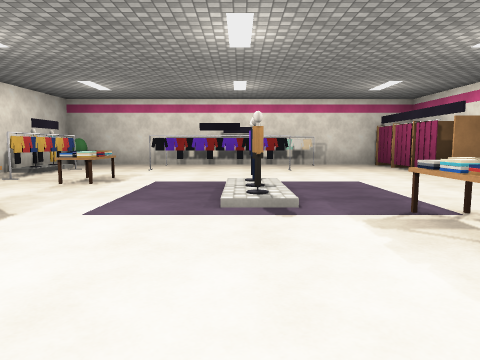
view 1 (above)

15 first-person views from a walk through a 3-D level made in the Unity game engine. The camera is 1.3 m above the floor, tilts 6° down and sees 70° across. The floor is counted in squares, 2 m on a side. Each view is taken from the middle of a square. On the plan, view 1 faces up. The plan holds only what a view shows up to about 10 squares ahead; the rest is blank. Some animated figures are left out. Surface patterns are stand-ins for the level's own textures.

view 2
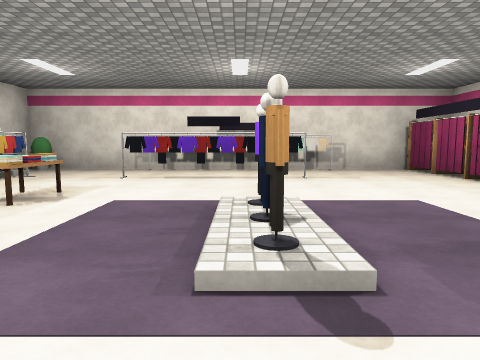

view 3
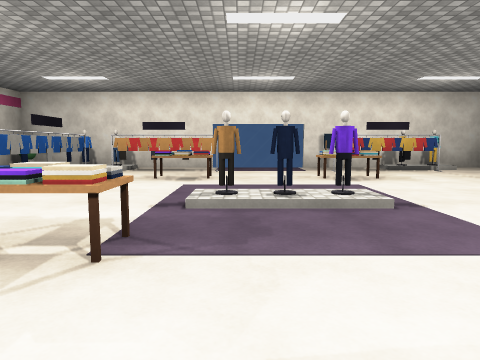

view 4
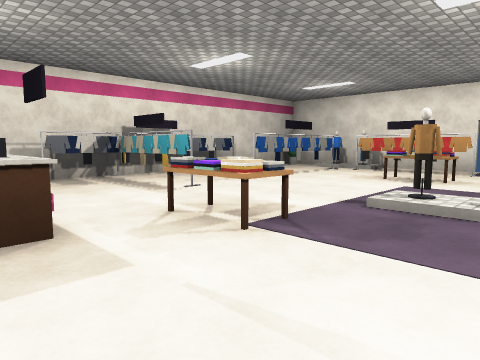

view 5
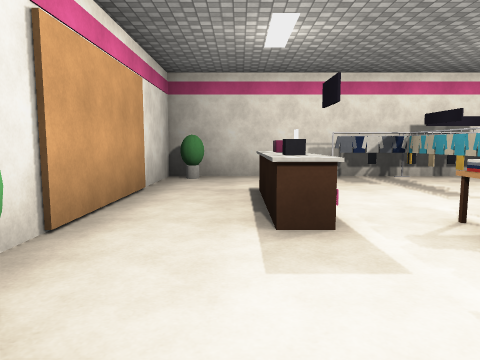

view 6
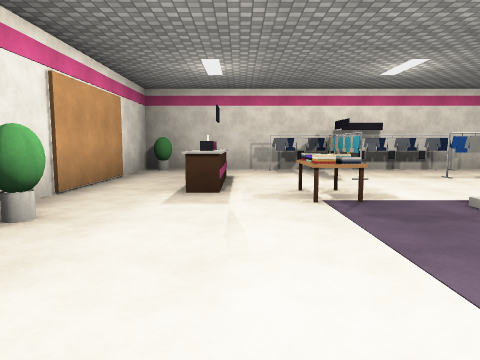

view 7
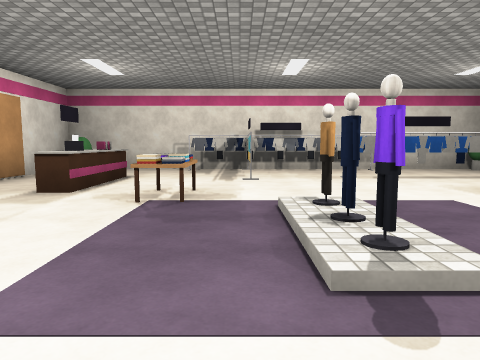

view 8
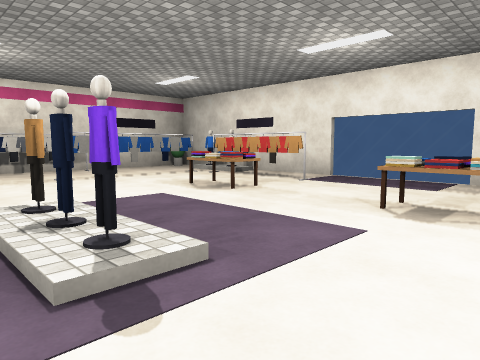

view 9
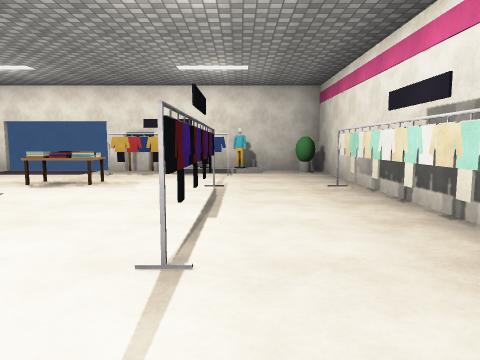

view 10
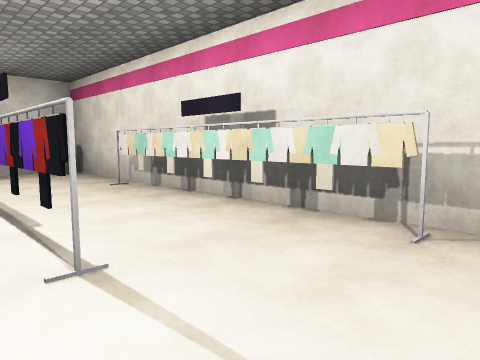

view 11
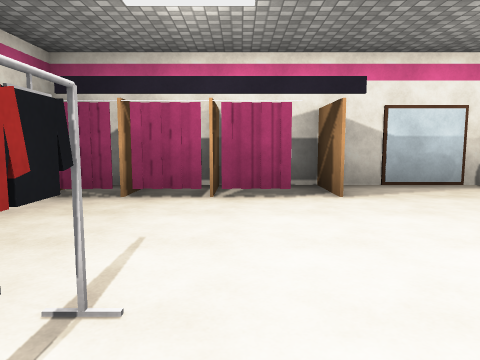

view 12
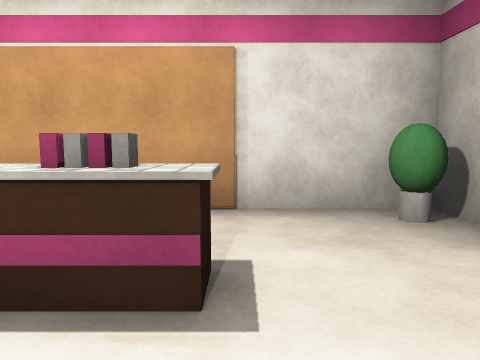

view 13
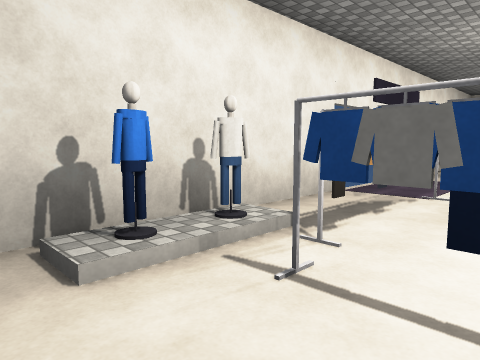

view 14
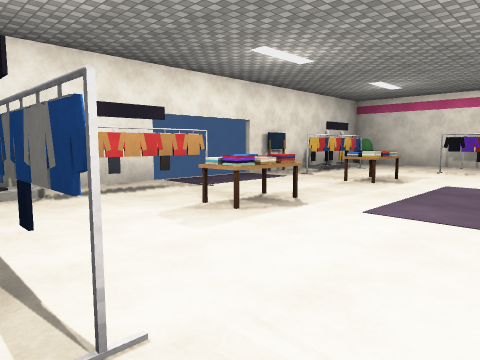

view 15
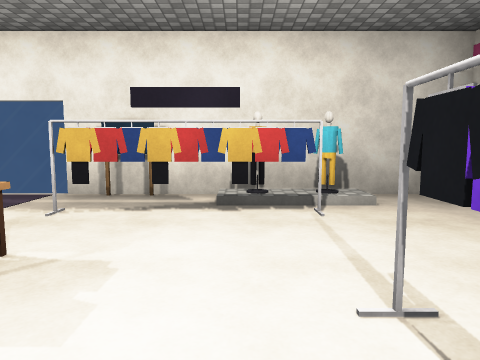

### Floor plan
Points are (right, up) in squares from view 1. A wall is a line through its corners. A room is listed if a view was taken in it or the views show most of it. See-through windows are left out.
Room 1 (views 1, 2, 3, 4, 5, 6, 7, 8, 9, 10, 11, 12, 13, 14, 15)
walls: (4.2, 7.2) (4.2, 10.6); (-5.4, 3.4) (-5.4, -1.6); (4.8, 6.7) (4.1, 6.7); (2.4, -1.9) (5.4, -1.9) (5.4, 7.2); (-5.4, -1.9) (-0.4, -1.9); (4.4, 10.9) (-5.4, 10.9) (-5.4, 5.8)
objects: other object (-5, 0); other object (-5, 1); other object (-5, 9); other object (-4, -1); other object (-4, 0); other object (-4, 1); other object (-4, 2); other object (-4, 3); other object (-4, 4); other object (-4, 5); other object (-4, 6); other object (-4, 7); other object (-4, 8); other object (-4, 9); other object (-4, 10); other object (-3, 0); other object (-3, 1); other object (-3, 3); other object (-3, 6); other object (-3, 9); other object (-2, -1); other object (-2, 0); other object (-2, 8); other object (-2, 9); other object (-2, 10); other object (-2, 11); other object (-1, 0); other object (-1, 1); other object (-1, 9); other object (-1, 10); other object (0, -2); other object (0, 4); other object (0, 5); other object (0, 9); other object (0, 10); other object (1, -2); other object (1, -1); other object (1, 0); other object (1, 1); other object (1, 2); other object (1, 8); other object (1, 9); other object (1, 10); other object (2, -2); other object (2, 2) to (2, 3); other object (2, 10); other object (2, 11); other object (4, 0); other object (4, 1); other object (4, 2)

Where each view was taken, in squares from view 1:
view 1: 0 up, 0 right, facing up
view 2: 2 up, 0 right, facing up
view 3: 4 up, 4 right, facing left
view 4: 5 up, 4 right, facing down-left
view 5: 5 up, 4 right, facing down
view 6: 7 up, 3 right, facing down
view 7: 7 up, 1 right, facing down
view 8: 7 up, 1 right, facing down-left
view 9: 9 up, 3 right, facing left
view 10: 8 up, 3 right, facing up-left
view 11: 8 up, 0 right, facing right
view 12: 0 up, 2 right, facing right
view 13: 1 down, 3 left, facing up-left
view 14: 0 up, 0 right, facing up-left
view 15: 8 up, 1 left, facing left
